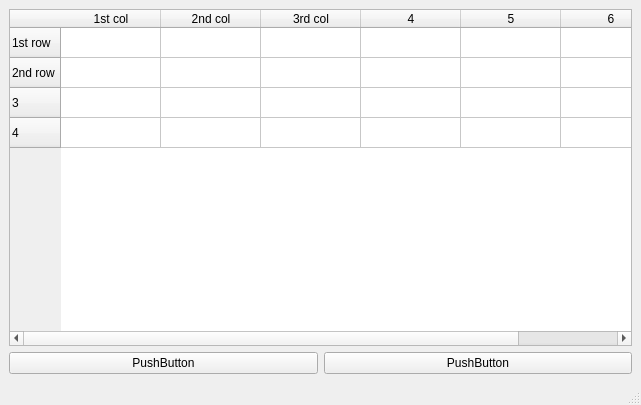
<?xml version="1.0" encoding="UTF-8"?>
<ui version="4.0">
 <class>MainWindow</class>
 <widget class="QMainWindow" name="MainWindow">
  <property name="geometry">
   <rect>
    <x>0</x>
    <y>0</y>
    <width>641</width>
    <height>405</height>
   </rect>
  </property>
  <property name="windowTitle">
   <string>MainWindow</string>
  </property>
  <widget class="QWidget" name="centralwidget">
   <layout class="QVBoxLayout" name="verticalLayout">
    <item>
     <widget class="QTableWidget" name="tableWidget">
      <property name="rowCount">
       <number>4</number>
      </property>
      <property name="columnCount">
       <number>6</number>
      </property>
      <row>
       <property name="text">
        <string>1st row</string>
       </property>
      </row>
      <row>
       <property name="text">
        <string>2nd row</string>
       </property>
      </row>
      <row/>
      <row/>
      <column>
       <property name="text">
        <string>1st col</string>
       </property>
      </column>
      <column>
       <property name="text">
        <string>2nd col</string>
       </property>
      </column>
      <column>
       <property name="text">
        <string>3rd col</string>
       </property>
      </column>
      <column/>
      <column/>
      <column/>
     </widget>
    </item>
    <item>
     <layout class="QHBoxLayout" name="horizontalLayout">
      <item>
       <widget class="QPushButton" name="pushButton_2">
        <property name="text">
         <string>PushButton</string>
        </property>
       </widget>
      </item>
      <item>
       <widget class="QPushButton" name="pushButton">
        <property name="text">
         <string>PushButton</string>
        </property>
       </widget>
      </item>
     </layout>
    </item>
   </layout>
  </widget>
  <widget class="QMenuBar" name="menubar">
   <property name="geometry">
    <rect>
     <x>0</x>
     <y>0</y>
     <width>641</width>
     <height>23</height>
    </rect>
   </property>
  </widget>
  <widget class="QStatusBar" name="statusbar"/>
 </widget>
 <resources/>
 <connections/>
</ui>
